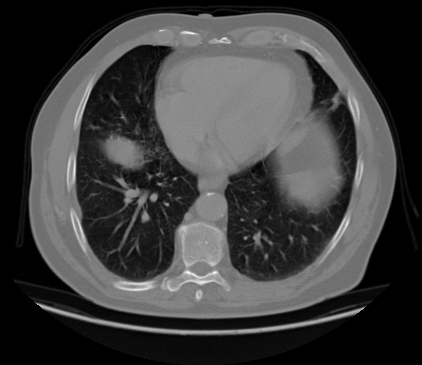
#> input picture Task1/DataSplit/test/adenocarcinoma/test_000118 (7).png, 422 x 365 px
$ python -i preprocessing.py   (imports and definitions only)
#> lines starting #> are read from the running program, lines starting #| are printed output that depends on the picture
import argparse
import csv
import shutil
from pathlib import Path

import cv2
import matplotlib

# [1 line not run here, left out]
import matplotlib.pyplot as plt
import numpy as np
from joblib import Parallel, delayed
from skimage.restoration import estimate_sigma
from sklearn.model_selection import train_test_split

PREPROCESSING_DIR = Path(__file__).resolve().parent
SOURCE_DIR = PREPROCESSING_DIR.parent.parent / "Datasets" / "IQ-OTH_NCCD" / "DataSplit"
CLASSES = ["benign", "malignant", "normal"]
IMAGE_EXTS = {".png", ".jpg", ".jpeg"}
RANDOM_STATE = 42

IMG_SIZE = 224
NLM_H_FACTOR, NLM_MIN_H = 1.15, 3.0
NLM_TEMPLATE, NLM_SEARCH = 7, 21
ACLAHE_BASE_CLIP, ACLAHE_TARGET_STD, ACLAHE_CLIP_RANGE = 2.0, 60.0, (1.0, 4.0)
ACLAHE_TILES = (8, 8)
MAX_ROTATION, SCALE_RANGE, FLIP_PROB = 15.0, (0.9, 1.1), 0.5
BENIGN_COPIES = 3


# [5 lines left out: function split_name, not called in this run]


def output_dir(test_size, val_size=0.0):
    return PREPROCESSING_DIR / "Output" / split_name(test_size, val_size)


def nlm_denoise(img):
    sigma = estimate_sigma(img)
    h = max(NLM_H_FACTOR * sigma, NLM_MIN_H)
    return cv2.fastNlMeansDenoising(img, None, h=h, templateWindowSize=NLM_TEMPLATE,
                                    searchWindowSize=NLM_SEARCH), h


def aclahe(img):
    clip = float(np.clip(ACLAHE_BASE_CLIP * ACLAHE_TARGET_STD / max(img.std(), 1.0), *ACLAHE_CLIP_RANGE))
    return cv2.createCLAHE(clipLimit=clip, tileGridSize=ACLAHE_TILES).apply(img), clip


def to_square(img):
    h, w = img.shape
    side = max(h, w)
    top, left = (side - h) // 2, (side - w) // 2
    return cv2.copyMakeBorder(img, top, side - h - top, left, side - w - left, cv2.BORDER_CONSTANT, value=0)


def resize(img):
    return cv2.resize(to_square(img), (IMG_SIZE, IMG_SIZE), interpolation=cv2.INTER_AREA)


def enhance(path):
    img = cv2.imread(str(path), cv2.IMREAD_GRAYSCALE)
#> img is the input picture: shape (365, 422); min 0, max 255, mean 62.2
    denoised, h = nlm_denoise(img)
#> in nlm_denoise, `sigma = estimate_sigma(img)`: sigma = 1.23
#> in nlm_denoise, `h = max(NLM_H_FACTOR * sigma, NLM_MIN_H)`: h = 3
#> h = 3
    enhanced, clip = aclahe(denoised)
#> in aclahe, `clip = float(np.clip(ACLAHE_BASE_CLIP * ACLAHE_TARGET_STD / max(img.st..`: clip = 2.08
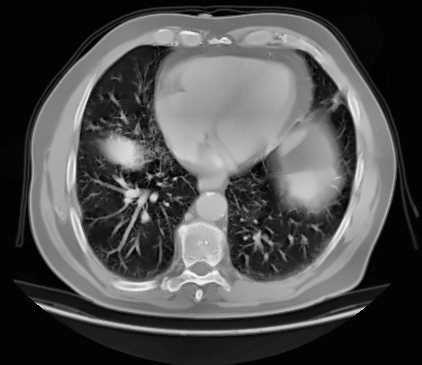
#> enhanced: shape (365, 422); min 1, max 255, mean 79.3
#> clip = 2.08
    return resize(enhanced), h, clip
#> in to_square, `return cv2.copyMakeBorder(img, top, side - h - top, left, side - w - l..`:
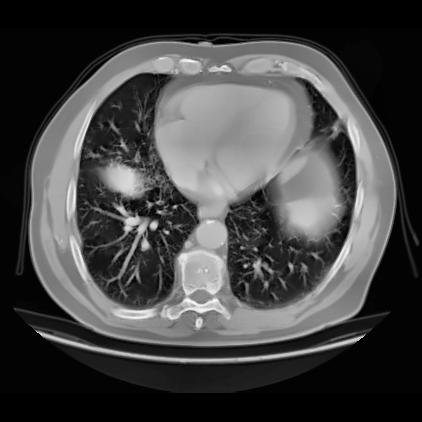
#> returned value: shape (422, 422); min 0, max 255, mean 68.6


# [99 lines left out: functions z_score, augment, collect_images, save_stages_figure, main, not called in this run]


# [2 lines not run here, left out]

>>> result = enhance('../../Task1/DataSplit/test/adenocarcinoma/test_000118 (7).png')

$ run again, on Task1/DataSplit/test/large.cell.carcinoma/train_000041 (3).png
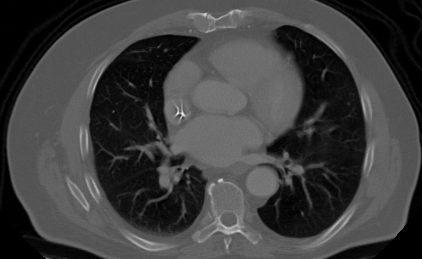
#> input picture Task1/DataSplit/test/large.cell.carcinoma/train_000041 (3).png, 422 x 259 px
#> in enhance, img is the input picture: shape (259, 422); min 0, max 255, mean 62.6
#> sigma = 1.29
#> in nlm_denoise, `h = max(NLM_H_FACTOR * sigma, NLM_MIN_H)`: h = 3
#> in aclahe, `clip = float(np.clip(ACLAHE_BASE_CLIP * ACLAHE_TARGET_STD / max(img.st..`: clip = 2.86
#> in enhance, `enhanced, clip = aclahe(denoised)`:
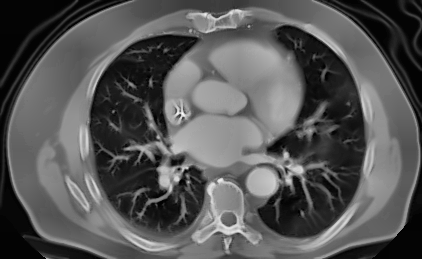
#> enhanced: shape (259, 422); min 1, max 255, mean 86.2
#> in to_square, `return cv2.copyMakeBorder(img, top, side - h - top, left, side - w - l..`:
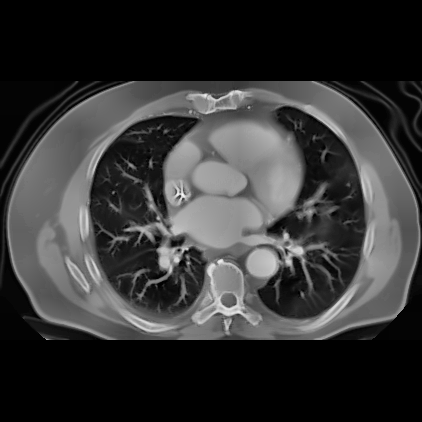
#> returned value: shape (422, 422); min 0, max 255, mean 52.9

$ run again, on Task1/DataSplit/test/large.cell.carcinoma/train_000058 (3).png
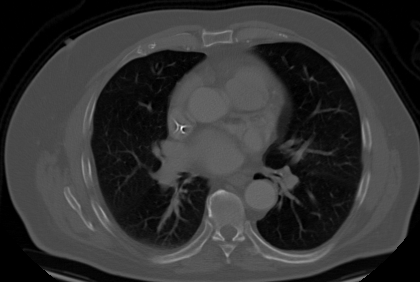
#> input picture Task1/DataSplit/test/large.cell.carcinoma/train_000058 (3).png, 420 x 282 px
#> in enhance, img is the input picture: shape (282, 420); min 0, max 255, mean 50.5
#> sigma = 1.08
#> in nlm_denoise, `h = max(NLM_H_FACTOR * sigma, NLM_MIN_H)`: h = 3
#> in aclahe, `clip = float(np.clip(ACLAHE_BASE_CLIP * ACLAHE_TARGET_STD / max(img.st..`: clip = 3.29
#> in enhance, `enhanced, clip = aclahe(denoised)`:
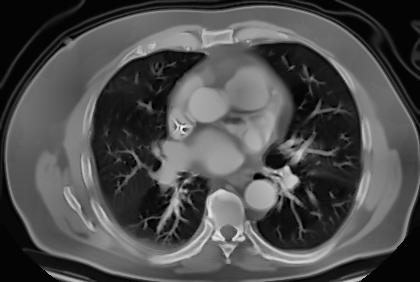
#> enhanced: shape (282, 420); min 1, max 255, mean 77.3
#> in to_square, `return cv2.copyMakeBorder(img, top, side - h - top, left, side - w - l..`:
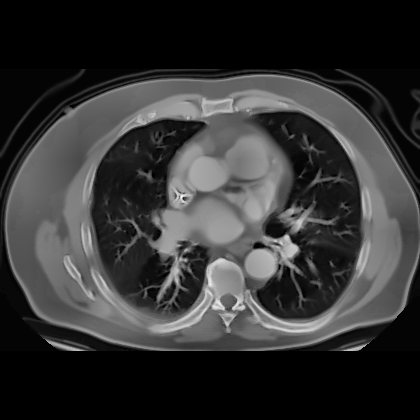
#> returned value: shape (420, 420); min 0, max 255, mean 51.9
